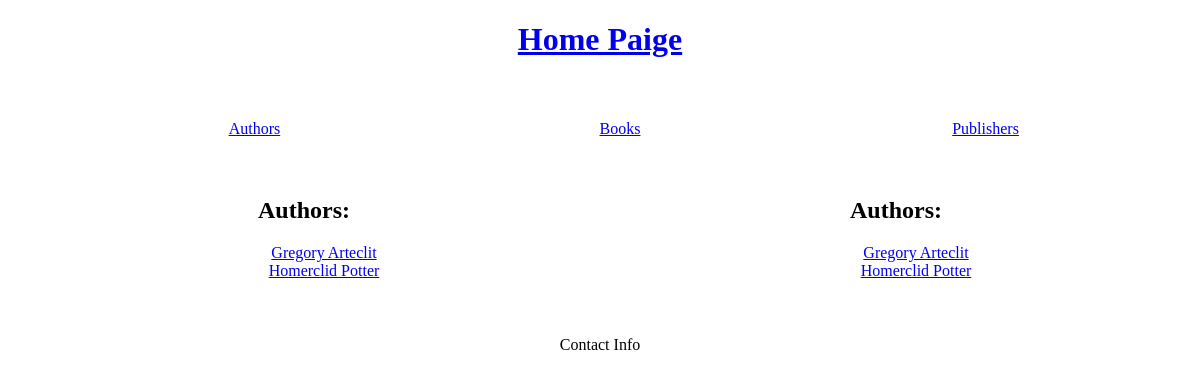
/authors/, run on an earlier commit of the app's database.
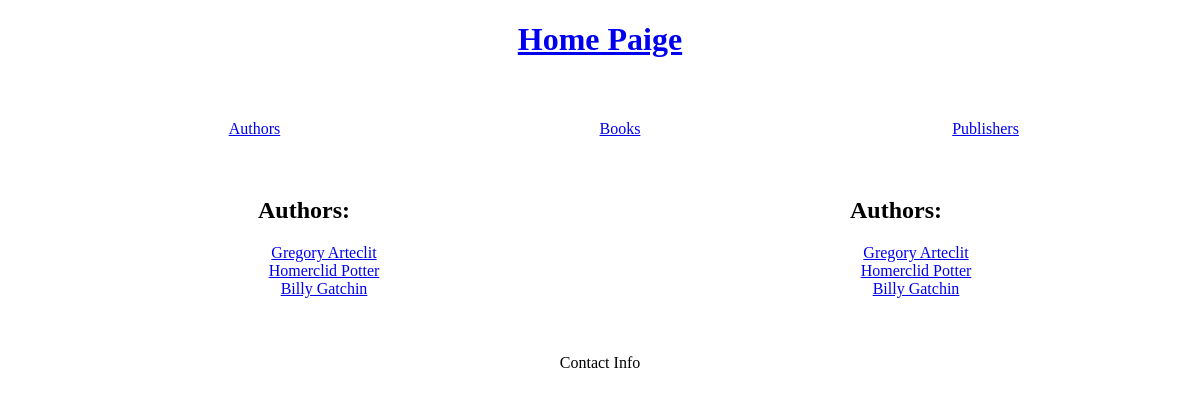
And on a later commit of the database.
### pages/models.py (models this page shows, shortened)
class Author(models.Model):
    name = models.CharField(max_length=100, unique=True)
    age = models.IntegerField()

### pages/views.py (the view)
# urls.py: path('authors/', authors, name='authors'),
def authors(request):
    all_authors = Author.objects.all()
    return render(request, 'authors.html', {'authors': all_authors, 'all_authors': all_authors})

### templates/authors.html (shortened to what this page needs)
{% extends 'base.html' %}
{% block content %}
    <h2>Authors:</h2>
    <ul>
        {% for author in authors %}
        <li><a href="{% url 'authors_books_information' %}?author={{ author.name }}">{{ author.name }}</a></li>
        {% endfor %}
    </ul>
{% endblock content%}

### templates/base.html (shortened to what this page needs)
<!DOCTYPE html>
<html lang="en">
<head>
</head>
<body>
    <header>
        {% block header %}
        <h1><a href="{% url 'home_page' %}">Home Paige</a></h1>
        {% endblock header %}
    </header>
    <nav>
        {% block nav_bar %}
        <ul class="nav_bar">
            <li><a href="{% url 'authors' %}">Authors</a></li>
            <li><a href="{% url 'books' %}">Books</a></li>
            <li><a href="{% url 'publishers' %}">Publishers</a></li>
        </ul>
        {% endblock nav_bar %}
    </nav>
    <main>
        <div>
            {% block sidebar %}
            <h2>Authors:</h2>
            <ul>
            {% for author in authors %}
                <li><a href="{% url 'authors_books_information' %}?author={{ author.name }}">{{ author.name }}</a></li>
            {% endfor %}
            </ul>
            {% endblock sidebar %}
        </div>
        <div>
            {% block content %}{% endblock content %}
        </div>
    </main>
    <footer>
        {% block footer %}
        <p>Contact Info</p>
        {% endblock footer %}
    </footer>
</body>
</html>

What changed in the data, as far as the page shows it:
added Author: name "Billy Gatchin"
